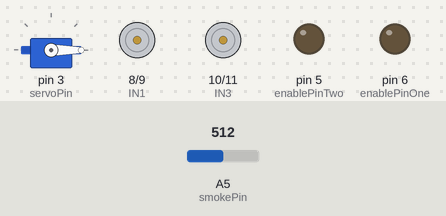
A sketch run on a simulated Arduino Uno, built with avr-gcc and run on an emulated ATmega328P. On the bench: servo, motor-driver pin pairs drawn as motors (green arrow = first pin HIGH = forward, orange = second pin HIGH = backward, longer = more drive), output pins drawn as LEDs (lit = HIGH). The test bench sets the inputs (shaded band); at power-on: A5 (smokePin) = 512.

Above: at 1.8 s.
1.9 s: A5 (smokePin) set to 150
At 3.2 s:
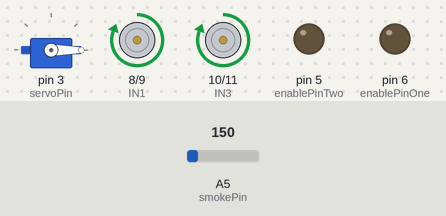
3.5 s: A5 (smokePin) set to 175
At 3.9 s:
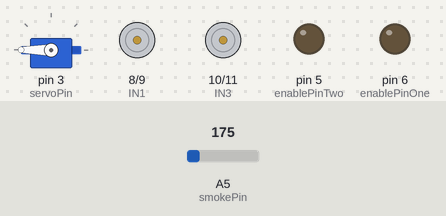
7.5 s: A5 (smokePin) set to 122
At 8.6 s:
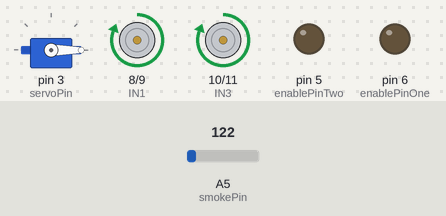
9.0 s: A5 (smokePin) set to 170
At 9.4 s:
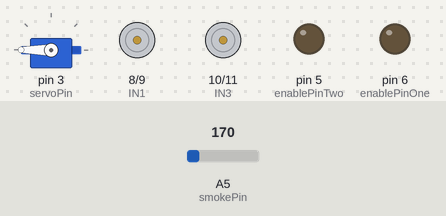
Timing chart, 0 to 14.0 s (numbered marks = the images above; inputs shaded):
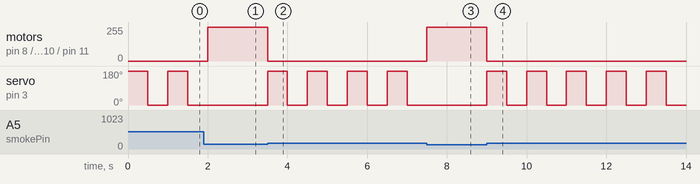

Measured:
- the behaviour switches between 160 and 161 on A5 (smokePin) (found by bisection; images 1 and 2)
- after the input at 1.9 s, motor on pin 8 (IN1) / pin 9 (IN2), motor on pin 10 (IN3) / pin 11 (IN4): stopped → forward 255/255 after 0.10 s; servo on pin 3 (servoPin): stays 0° (without the input it goes to 180° after 0.10 s)
- after the input at 3.5 s, motor on pin 8 (IN1) / pin 9 (IN2), motor on pin 10 (IN3) / pin 11 (IN4): forward 255/255 → stopped at once; servo on pin 3 (servoPin): alternates 180° for 0.50 s and 0° for 0.50 s, starting at once
- after the input at 7.5 s, motor on pin 8 (IN1) / pin 9 (IN2), motor on pin 10 (IN3) / pin 11 (IN4): stopped → forward 255/255 at once; servo on pin 3 (servoPin): stays 0° (without the input it goes to 180° after 0.00 s)
- after the input at 9.0 s, motor on pin 8 (IN1) / pin 9 (IN2), motor on pin 10 (IN3) / pin 11 (IN4): forward 255/255 → stopped at once; servo on pin 3 (servoPin): alternates 180° for 0.50 s and 0° for 0.50 s, starting at once

The sketch:

SMOKE_FIGHTING_CAR.ino
```cpp
#include<Servo.h>
#define IN1 8
#define IN2 9
#define IN3 10
#define IN4 11
#define smokePin A5
#define enablePinOne 6
#define enablePinTwo 5
#define servoPin 3
int delayValue = 2000;
int smokePinValue = 0;
Servo servo;
void setup() {
  servo.attach(servoPin);
  pinMode(IN1,OUTPUT);
  pinMode(IN2,OUTPUT);
  pinMode(IN3,OUTPUT);
  pinMode(IN4,OUTPUT);
  pinMode(enablePinOne,OUTPUT);
  pinMode(enablePinTwo,OUTPUT);

}

void loop() {
  smokePinValue = analogRead(smokePin);
 while(smokePinValue < 160){
  moveForward();
  smokePinValue = analogRead(smokePin);
 }
 while(smokePinValue > 160){
  stopMoving();
  moveServo();
  smokePinValue = analogRead(smokePin);
 }
}

void turnLeft(){
  digitalWrite(IN1,HIGH);
  digitalWrite(IN2,LOW);
  digitalWrite(IN3,LOW);
  digitalWrite(IN4,HIGH);
}

int turnRight(){
  digitalWrite(IN1,LOW);
  digitalWrite(IN2,HIGH);
  digitalWrite(IN3,HIGH);
  digitalWrite(IN4,LOW);
  return 10;
}

void moveForward(){
  digitalWrite(IN1,HIGH);
  digitalWrite(IN2,LOW);
  digitalWrite(IN3,HIGH);
  digitalWrite(IN4,LOW);
}

void moveReverse(){
  digitalWrite(IN1,LOW);
  digitalWrite(IN2,HIGH);
  digitalWrite(IN3,LOW);
  digitalWrite(IN4,HIGH);
}

void stopMoving(){
  digitalWrite(IN1,LOW);
  digitalWrite(IN2,LOW);
  digitalWrite(IN3,LOW);
  digitalWrite(IN4,LOW);
}

void moveMoters(boolean IN1State,boolean IN2State, boolean IN3State, boolean IN4State){
  digitalWrite(IN1,IN1State);
  digitalWrite(IN2,IN2State);
  digitalWrite(IN3,IN3State);
  digitalWrite(IN4,IN4State);
}

void moveServo(){
  servo.write(180);
  delay(500);
  servo.write(0);
  delay(500);
}
```
